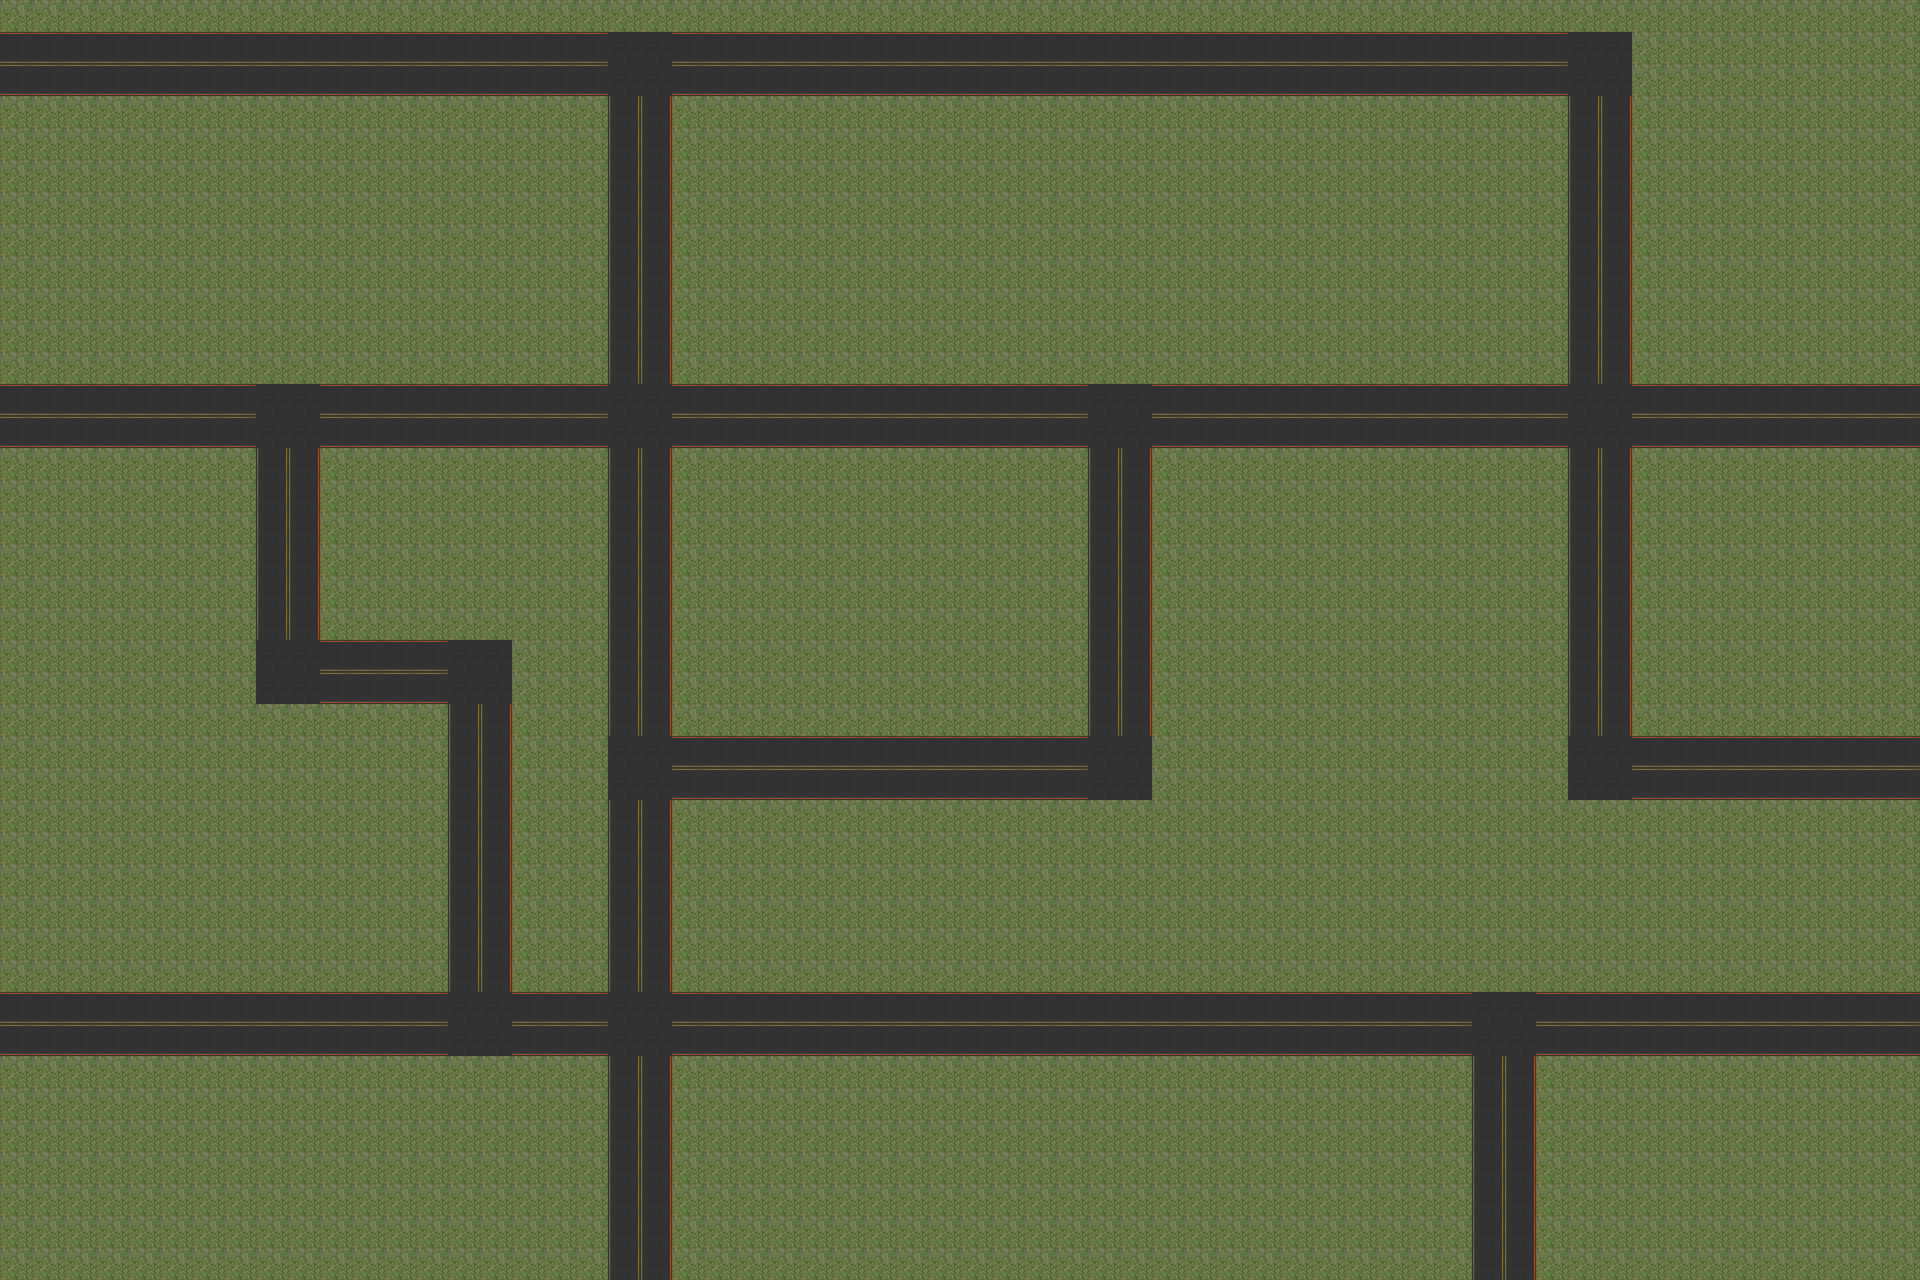

This is a level from a 2D game, rendered from its Tiled map with the project's own tilesets. A one-line summary and the map file follow, with tile-layer data summarised:
An orthogonal 60x40 tile map with 32x32 px tiles, 1 tile layer (Kachelebene 1), 3 tilesets and 35 objects (5x 6, 3x 4, 3x 5, 2x 2, 2x 3, ...).

<map version="1.0" orientation="orthogonal" renderorder="right-down" width="60" height="40" tilewidth="32" tileheight="32" nextobjectid="44">
 <tileset firstgid="1" name="Tiles" tilewidth="32" tileheight="32" tilecount="36" columns="9">
  <image source="Tile2104.png" width="288" height="128" />
 </tileset>
 <tileset firstgid="1000" name="TileCars" tilewidth="64" tileheight="32" tilecount="25" columns="5">
  <image source="TileCars.png" width="320" height="160" />
 </tileset>
 <tileset firstgid="1062" name="Umgebung" tilewidth="320" tileheight="160" tilecount="25" columns="5">
  <image source="tileUmgebung.png" width="1600" height="800" />
 </tileset>
 <layer name="Kachelebene 1" width="60" height="40">
  <data>[2400 cells, 2400 non-empty, 6 distinct tile ids]</data>
 </layer>
 <objectgroup name="Umgebung">
  <object id="17" gid="162" x="11" y="420" width="320" height="160" />
  <object id="19" gid="164" x="364" y="244" width="320" height="160" />
  <object id="20" gid="164" x="596" y="394" width="320" height="160" />
  <object id="21" gid="164" x="367" y="396" width="320" height="160" />
  <object id="22" gid="165" x="1637" y="756" width="320" height="160" />
  <object id="23" gid="164" x="591" y="242" width="320" height="160" />
  <object id="24" gid="163" x="653" y="1033" width="320" height="160" />
  <object id="25" gid="163" x="895" y="1032" width="320" height="160" />
  <object id="26" gid="163" x="1141" y="1033" width="320" height="160" />
  <object id="27" gid="163" x="1626" y="1032.5" width="320" height="160" />
  <object id="28" gid="163" x="1380" y="1031.5" width="320" height="160" />
 </objectgroup>
 <objectgroup name="Verkehrszeichen">
  <object id="5" name="Ampel1" gid="12" x="576" y="102" width="32" height="32">
   <properties>
    <property name="Group" type="int" value="1" />
   </properties>
  </object>
  <object id="6" name="Ampel2" gid="12" x="701" y="26" width="32" height="32" rotation="180">
   <properties>
    <property name="Group" type="int" value="1" />
   </properties>
  </object>
  <object id="7" name="Ampel3" gid="12" x="676" y="124" width="32" height="32" rotation="270">
   <properties>
    <property name="Group" type="int" value="1" />
   </properties>
  </object>
  <object id="11" name="2" gid="12" x="579" y="455" width="32" height="32">
   <properties>
    <property name="Group" type="int" value="2" />
   </properties>
  </object>
  <object id="12" name="2" gid="12" x="702" y="380" width="32" height="32" rotation="180">
   <properties>
    <property name="Group" type="int" value="2" />
   </properties>
  </object>
  <object id="30" name="3" gid="12" x="227" y="455" width="32" height="32">
   <properties>
    <property name="Group" type="int" value="3" />
   </properties>
  </object>
  <object id="31" name="3" gid="12" x="327" y="479" width="32" height="32" rotation="270">
   <properties>
    <property name="Group" type="int" value="3" />
   </properties>
  </object>
  <object id="33" name="4" gid="12" x="1156.5" y="476" width="32" height="32" rotation="270">
   <properties>
    <property name="Group" type="int" value="4" />
   </properties>
  </object>
  <object id="34" name="4" gid="12" x="1181.5" y="378" width="32" height="32" rotation="180">
   <properties>
    <property name="Group" type="int" value="4" />
   </properties>
  </object>
  <object id="35" name="4" gid="12" x="1056.5" y="454" width="32" height="32">
   <properties>
    <property name="Group" type="int" value="4" />
   </properties>
  </object>
  <object id="36" name="6" gid="12" x="1537.5" y="454" width="32" height="32">
   <properties>
    <property name="Group" type="int" value="5" />
   </properties>
  </object>
  <object id="37" name="5" gid="12" x="1662.5" y="378" width="32" height="32" rotation="180">
   <properties>
    <property name="Group" type="int" value="5" />
   </properties>
  </object>
  <object id="38" name="5" gid="12" x="1637.5" y="476" width="32" height="32" rotation="270">
   <properties>
    <property name="Group" type="int" value="5" />
   </properties>
  </object>
  <object id="39" name="5" gid="12" x="1562" y="354" width="32" height="32" rotation="90">
   <properties>
    <property name="Group" type="int" value="5" />
   </properties>
  </object>
  <object id="40" name="6" gid="12" x="602" y="963" width="32" height="32" rotation="90">
   <properties>
    <property name="Group" type="int" value="6" />
   </properties>
  </object>
  <object id="41" name="6" gid="12" x="677.5" y="1085" width="32" height="32" rotation="270">
   <properties>
    <property name="Group" type="int" value="6" />
   </properties>
  </object>
  <object id="42" name="6" gid="12" x="702.5" y="987" width="32" height="32" rotation="180">
   <properties>
    <property name="Group" type="int" value="6" />
   </properties>
  </object>
  <object id="43" name="6" gid="12" x="577.5" y="1063" width="32" height="32">
   <properties>
    <property name="Group" type="int" value="6" />
   </properties>
  </object>
 </objectgroup>
 <objectgroup name="Vehicles">
  <object id="9" gid="37" x="705" y="66" width="64" height="32" />
  <object id="10" gid="37" x="635.17" y="89.7786" width="64" height="32" rotation="-29.7745" />
  <object id="13" gid="39" x="810" y="66" width="64" height="32" />
  <object id="14" gid="40" x="864" y="66" width="64" height="32" />
  <object id="15" gid="41" x="914" y="65" width="64" height="32" />
  <object id="16" gid="38" x="974" y="65" width="64" height="32" />
 </objectgroup>
</map>
